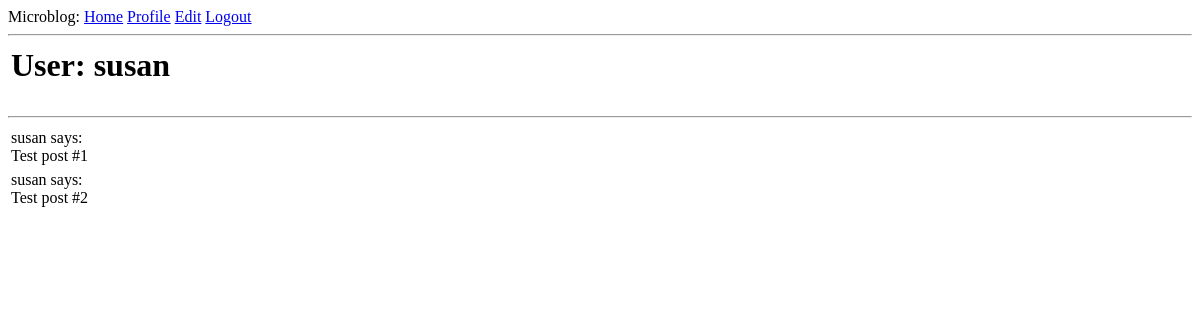
Before: /user/susan (signed in) with the older database file.
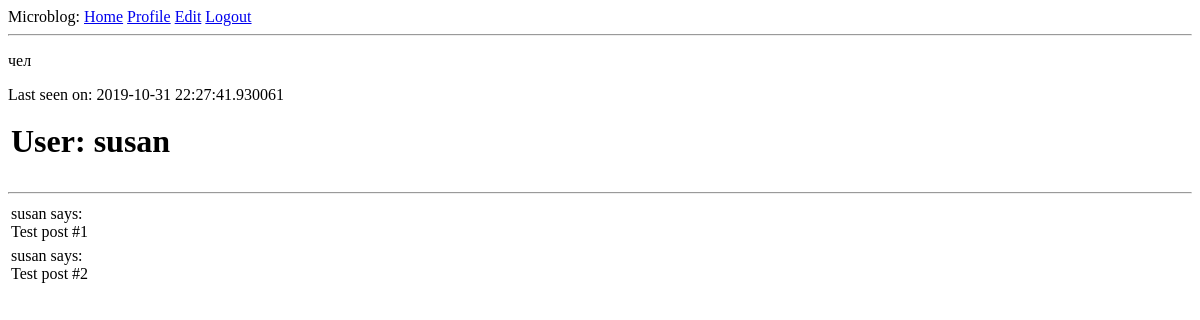
After: the same page with the newer database file.
### app/models.py (models this page shows, shortened)
class User(UserMixin,db.Model):
    id = db.Column(db.Integer, primary_key=True)
    username = db.Column(db.String(64), index=True, unique=True)
    email = db.Column(db.String(120), index=True, unique=True)
    password_hash = db.Column(db.String(128))
    about_me = db.Column(db.String(140))
    last_seen = db.Column(db.DateTime, default=datetime.utcnow)
    def __repr__(self):
        return '<User {}>'.format(self.username)

### app/routes.py (the view)
@app.route('/user/<username>')
@login_required
def user(username):
    user = User.query.filter_by(username=username).first_or_404()
    posts = [
        {'author': user, 'body': 'Test post #1'},
        {'author': user, 'body': 'Test post #2'}
    ]
    return render_template('user.html', user=user, posts=posts)

### app/models.py (called while the page is built)
@login.user_loader
def load_user(id):
    print(id)
    print(User.query.all())
    return User.query.get(int(id))

### app/routes.py (called while the page is built)
@app.before_request
def before_request():
    if current_user.is_authenticated:
        current_user.last_seen = datetime.utcnow()
        db.session.commit()

### app/templates/user.html (shortened to what this page needs)
{% extends "base.html" %}
{% block content %}
    <table>
        <tr valign="top">
            <td><h1>User: {{ user.username }}</h1>
			</td>
                {% if user.about_me %}<p>{{ user.about_me }}</p>{% endif %}
                {% if user.last_seen %}<p>Last seen on: {{ user.last_seen }}</p>{% endif %}
        </tr>
    </table>
    <hr>
    {% for post in posts %}
        {% include '_post.html' %}
    {% endfor %}
{% endblock %}

### app/templates/base.html (shortened to what this page needs)
<html>
    <head>
    </head>
    <body>
        <div>
              Microblog:
              <a href="{{ url_for('index') }}">Home</a>
              {% if current_user.is_anonymous %}
              <a href="{{ url_for('login') }}">Login</a>
              {% else %}
              <a href="{{ url_for('user', username=current_user.username) }}">Profile</a>
               <a href="{{ url_for('edit_profile') }}">Edit</a>
			   <a href="{{ url_for('logout') }}">Logout</a>
              {% endif %}
        </div>
        <hr>
        {% block content %}{% endblock %}
    </body>
</html>

### app/templates/_post.html
<table>
    <tr valign="top">
        <td>{{ post.author.username }} says:<br>{{ post.body }}</td>
    </tr>
</table>

Changed rows visible on the page:
changed User "susan": about_me (not shown) → "чел"; last_seen (not shown) → "2019-10-31 22:27:41.930061"
Other visible differences:
text now shown: "Last seen on:"
